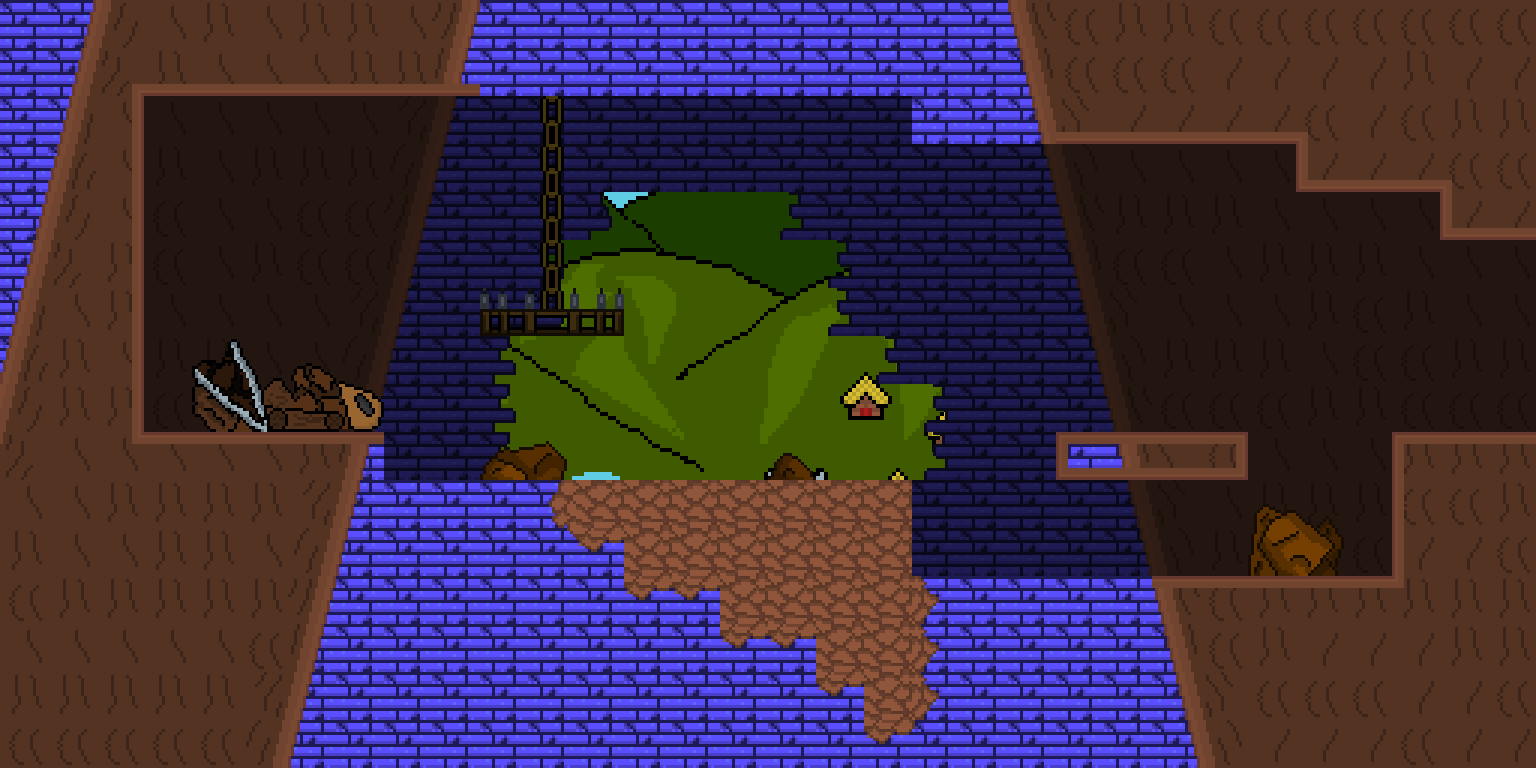

A 2D game scene composited from a Tiled map and its tileset images. What follows is a short description and the map's XML, with each tile layer's data collapsed to a summary:
An orthogonal 32x16 tile map with 48x48 px tiles, 4 tile layers (back_tiles, back_second, front, front_second), 4 tilesets, 3 image layers and 16 objects (2x EnemyClingCreature, SpawnPoint, TextBoxObject, EnemyShieldMonster, Portal).

<map version="1.11" tiledversion="1.11.0" orientation="orthogonal" renderorder="right-down" width="32" height="16" tilewidth="48" tileheight="48" infinite="0" nextlayerid="22" nextobjectid="249">
 <tileset firstgid="1" name="tileset01" tilewidth="48" tileheight="48" tilecount="176" columns="16">
  <image source="../tilesets/tileset01.png" width="768" height="528" />
 </tileset>
 <tileset firstgid="177" name="tileset02" tilewidth="48" tileheight="48" tilecount="121" columns="11">
  <image source="../tilesets/tileset02.png" width="528" height="528" />
 </tileset>
 <tileset firstgid="298" name="tileset03" tilewidth="48" tileheight="48" tilecount="306" columns="17">
  <image source="../tilesets/tileset03.png" width="816" height="864" />
 </tileset>
 <tileset firstgid="604" name="objects" tilewidth="48" tileheight="48" tilecount="64" columns="8">
  <image source="../tilesets/objects.png" width="384" height="384" />
 </tileset>
 <imagelayer id="17" name="Image Layer 1">
  <image source="../Backgrounds/ground_back.png" width="1024" height="576" />
  <properties>
   <property name="depth" type="int" value="3000" />
   <property name="parallax_x" type="float" value="1" />
   <property name="parallax_y" type="float" value="1" />
   <property name="repeat_y" type="bool" value="true" />
  </properties>
 </imagelayer>
 <imagelayer id="18" name="Image Layer 2">
  <image source="../Backgrounds/ground_far.png" width="1024" height="576" />
  <properties>
   <property name="depth" type="int" value="2900" />
   <property name="parallax_x" type="float" value="0.8" />
   <property name="parallax_y" type="float" value="0.1" />
   <property name="repeat_y" type="bool" value="false" />
  </properties>
 </imagelayer>
 <imagelayer id="19" name="Image Layer 3">
  <image source="../Backgrounds/ground_front.png" width="1024" height="576" />
  <properties>
   <property name="depth" type="int" value="2800" />
   <property name="parallax_x" type="float" value="0.9" />
   <property name="parallax_y" type="float" value="0.2" />
   <property name="repeat_y" type="bool" value="false" />
  </properties>
 </imagelayer>
 <layer id="11" name="back_tiles" width="32" height="16">
  <properties>
   <property name="depth" type="int" value="1050" />
   <property name="tileset" type="int" value="0" />
  </properties>
  <data>[512 cells, 213 non-empty, 5 distinct tile ids]</data>
 </layer>
 <layer id="21" name="back_second" width="32" height="16">
  <properties>
   <property name="depth" type="int" value="1000" />
   <property name="tileset" type="int" value="2" />
  </properties>
  <data>[512 cells, 317 non-empty, 44 distinct tile ids]</data>
 </layer>
 <layer id="12" name="front" width="32" height="16">
  <properties>
   <property name="depth" type="int" value="950" />
   <property name="tileset" type="int" value="0" />
  </properties>
  <data>[512 cells, 14 non-empty, 11 distinct tile ids]</data>
 </layer>
 <layer id="20" name="front_second" width="32" height="16">
  <properties>
   <property name="depth" type="int" value="900" />
   <property name="tileset" type="int" value="2" />
  </properties>
  <data>[512 cells, 56 non-empty, 21 distinct tile ids]</data>
 </layer>
 <objectgroup color="#ffaa00" id="16" name="spawnpoints">
  <object id="170" type="SpawnPoint" x="1488" y="240" width="48" height="48">
   <properties>
    <property name="id" type="int" value="0" />
   </properties>
  </object>
 </objectgroup>
 <objectgroup id="14" name="objects">
  <object id="245" type="TextBoxObject" x="192" y="288" width="192" height="144">
   <properties>
    <property name="lore" type="int" value="22" />
    <property name="text" value="What are you..." />
   </properties>
  </object>
  <object id="246" type="EnemyClingCreature" x="1200" y="384" width="48" height="48" />
  <object id="247" type="EnemyClingCreature" x="1056" y="384" width="48" height="48" />
  <object id="248" type="EnemyShieldMonster" x="432" y="336" width="144" height="144">
   <properties>
    <property name="color" type="int" value="1" />
   </properties>
  </object>
 </objectgroup>
 <objectgroup color="#0000ff" id="13" name="walls">
  <properties>
   <property name="isWallLayer" type="bool" value="true" />
  </properties>
  <object id="47" x="0" y="0" width="144" height="768" />
  <object id="50" x="912" y="576" width="624" height="192" />
  <object id="54" x="384" y="480" width="528" height="288" />
  <object id="190" x="1440" y="0" width="96" height="240" />
  <object id="191" x="1392" y="432" width="144" height="144" />
  <object id="215" x="144" y="0" width="768" height="96" />
  <object id="234" x="144" y="432" width="240" height="336" />
  <object id="236" x="1056" y="432" width="192" height="48" />
  <object id="242" x="1296" y="0" width="144" height="192" />
  <object id="243" x="912" y="0" width="384" height="144" />
 </objectgroup>
 <objectgroup color="#00ff00" id="15" name="doors">
  <object id="169" type="Portal" x="1584" y="240" width="48" height="192">
   <properties>
    <property name="horizontal" type="bool" value="false" />
    <property name="id_point" type="int" value="2" />
    <property name="id_room" type="int" value="23" />
   </properties>
  </object>
 </objectgroup>
</map>
